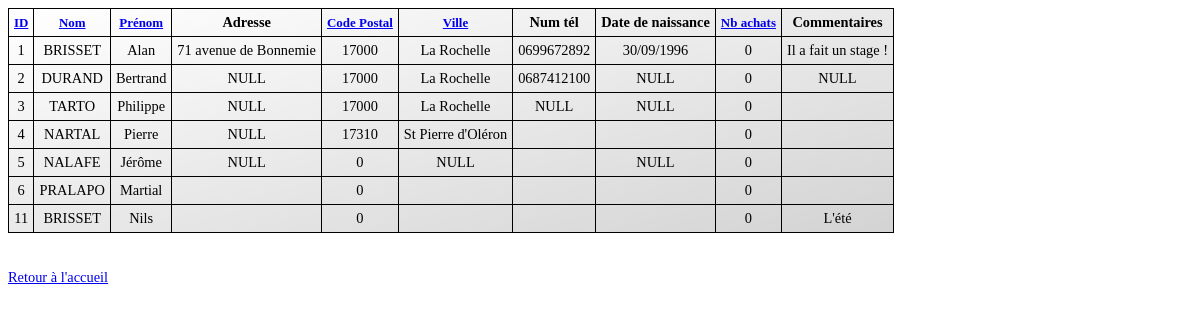
The app's page /list/list_clients.php with its own data.
### tables this page shows
CREATE TABLE `client` (
  `id_client` int(11) NOT NULL,
  `nom` varchar(250) NOT NULL,
  `prenom` varchar(250) NOT NULL,
  `adresse` varchar(250) DEFAULT NULL,
  `codepostal` int(8) DEFAULT NULL,
  `ville` varchar(100) DEFAULT NULL,
  `num_tel` varchar(250) DEFAULT NULL,
  `date_naissance` varchar(250) DEFAULT NULL,
  `commentaires` varchar(255) DEFAULT NULL,
  `nb_achats` int(11) DEFAULT '0'
);

### list/list_clients.php (the view, shortened to what this page needs)
<head>
  <link rel="stylesheet" href="/echomer/style.css" type="text/css">
</head>
<?php
$servername = "localhost";
$username = "root";
$password = "";
$databasename = "echomer";
$mysqli = new mysqli($servername, $username, $password, $databasename);
?>
<body class="body">
<?php
$sql = "SELECT * FROM CLIENT ORDER BY id_client";
$result = $mysqli->query($sql);
if ($result->num_rows > 0) {
    echo '<table>';
    echo'<thead>';
    echo'<tr>';
    echo'<th><a href="#" onclick="sortTable(this,0); return false;">ID</a></th>';
    echo'<th><a href="#" onclick="sortTable(this,1); return false;">Nom</a></th>';
    echo'<th><a href="#" onclick="sortTable(this,2); return false;">Prénom</a></th>';
    echo'<th>Adresse</th>';
    echo'<th><a href="#" onclick="sortTable(this,4); return false;">Code Postal</a></th>';
    echo'<th><a href="#" onclick="sortTable(this,5); return false;">Ville</a></th>';
    echo'<th>Num tél</th>';
    echo'<th>Date de naissance</th>';
    echo'<th><a href="#" onclick="sortTable(this,8); return false;">Nb achats</a></th>';
    echo'<th>Commentaires</th>';
    echo'</tr>';
    echo'</thead>';
    while($row = $result->fetch_assoc()) {
        echo '<tr>';
        echo '<td>' . $row["id_client"] . '</td>';
        echo '<td>' . utf8_encode($row["nom"]) . '</td>';
        echo '<td>' . utf8_encode($row["prenom"]) . '</td>';
        echo '<td>' . utf8_encode($row["adresse"]) . '</td>';
        echo '<td>' . $row["codepostal"] . '</td>';
        echo '<td>' . utf8_encode($row["ville"]) . '</td>';
        echo '<td>' . $row["num_tel"] . '</td>';
        echo '<td>' . $row["date_naissance"] . '</td>';
        echo '<td>' . $row["nb_achats"] . '</td>';
        echo '<td>' . utf8_encode($row["commentaires"]) . '</td>';
        echo '</tr>';
    }
    echo '</table>';
} else {
    echo "Pas de client trouvé dans la base de données.";
}
?>
<br/>
<br/>
<a href="/echomer">Retour à l'accueil</a>
</body>

### style.css (style rules this page uses)
table { font-family: Verdana; font-size: 0.9em; border-collapse: collapse; background: red; background: -webkit-linear-gradient(left top, white, lightgray); background: -o-linear-gradient(bottom right, white, lightgray); background: -moz-linear-gradient(bottom right, white, lightgray); background: linear-gradient(to bottom right, white, lightgray); }
td, th { border: 1px solid black; padding: 5px; text-align: center; }
.body { background: -moz-linear-gradient(bottom right, white, lightgray); }
a { font-family: Verdana; font-size: 0.9em; }

### records on screen
client: id_client "1", nom "BRISSET", prenom "Alan", adresse "71 avenue de Bonnemie", codepostal "17000", ville "La Rochelle", num_tel "0699672892", date_naissance "30/09/1996", nb_achats "0", commentaires "Il a fait un stage !"
client: id_client "2", nom "DURAND", prenom "Bertrand", adresse "NULL", codepostal "17000", ville "La Rochelle", num_tel "0687412100", date_naissance "NULL", nb_achats "0", commentaires "NULL"
client: id_client "3", nom "TARTO", prenom "Philippe", adresse "NULL", codepostal "17000", ville "La Rochelle", num_tel "NULL", date_naissance "NULL", nb_achats "0"
client: id_client "4", nom "NARTAL", prenom "Pierre", adresse "NULL", codepostal "17310", ville "St Pierre d'Oléron", nb_achats "0"
client: id_client "5", nom "NALAFE", prenom "Jérôme", adresse "NULL", codepostal "0", ville "NULL", date_naissance "NULL", nb_achats "0"
client: id_client "6", nom "PRALAPO", prenom "Martial", codepostal "0", nb_achats "0"
client: id_client "11", nom "BRISSET", prenom "Nils", codepostal "0", nb_achats "0", commentaires "L'été"
